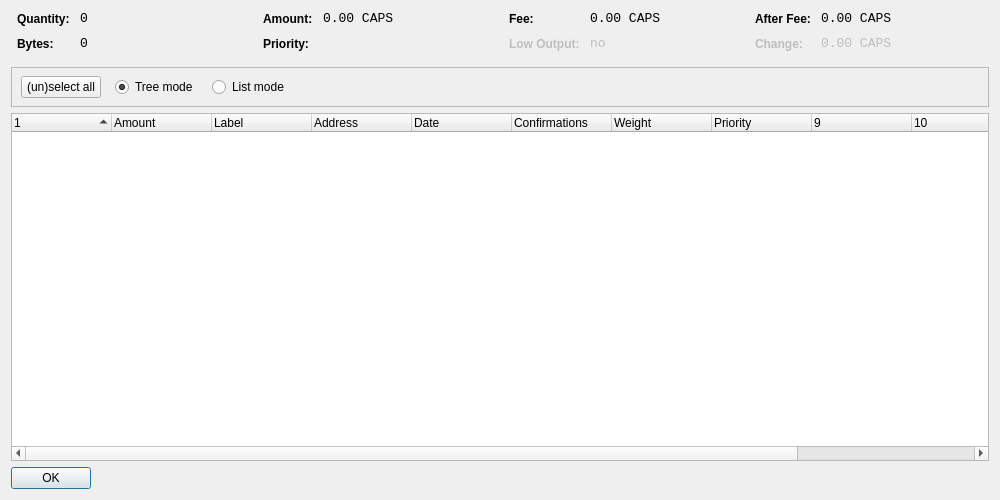
<?xml version="1.0" encoding="UTF-8"?>
<ui version="4.0">
 <class>CoinControlDialog</class>
 <widget class="QWidget" name="CoinControlDialog">
  <property name="geometry">
   <rect>
    <x>0</x>
    <y>0</y>
    <width>1000</width>
    <height>500</height>
   </rect>
  </property>
  <property name="windowTitle">
   <string>Coin Control</string>
  </property>
  <layout class="QVBoxLayout" name="verticalLayout">
   <item>
    <layout class="QHBoxLayout" name="horizontalLayoutTop" stretch="0,0,0,0">
     <property name="topMargin">
      <number>0</number>
     </property>
     <property name="bottomMargin">
      <number>10</number>
     </property>
     <item>
      <layout class="QFormLayout" name="formLayoutCoinControl1">
       <property name="horizontalSpacing">
        <number>10</number>
       </property>
       <property name="verticalSpacing">
        <number>10</number>
       </property>
       <property name="leftMargin">
        <number>6</number>
       </property>
       <property name="rightMargin">
        <number>6</number>
       </property>
       <item row="0" column="0">
        <widget class="QLabel" name="labelCoinControlQuantityText">
         <property name="styleSheet">
          <string notr="true">font-weight:bold;</string>
         </property>
         <property name="text">
          <string>Quantity:</string>
         </property>
        </widget>
       </item>
       <item row="0" column="1">
        <widget class="QLabel" name="labelCoinControlQuantity">
         <property name="font">
          <font>
           <family>Monospace</family>
           <pointsize>10</pointsize>
          </font>
         </property>
         <property name="cursor">
          <cursorShape>IBeamCursor</cursorShape>
         </property>
         <property name="contextMenuPolicy">
          <enum>Qt::ActionsContextMenu</enum>
         </property>
         <property name="text">
          <string notr="true">0</string>
         </property>
         <property name="textInteractionFlags">
          <set>Qt::LinksAccessibleByMouse|Qt::TextSelectableByKeyboard|Qt::TextSelectableByMouse</set>
         </property>
        </widget>
       </item>
       <item row="1" column="0">
        <widget class="QLabel" name="labelCoinControlBytesText">
         <property name="styleSheet">
          <string notr="true">font-weight:bold;</string>
         </property>
         <property name="text">
          <string>Bytes:</string>
         </property>
        </widget>
       </item>
       <item row="1" column="1">
        <widget class="QLabel" name="labelCoinControlBytes">
         <property name="font">
          <font>
           <family>Monospace</family>
           <pointsize>10</pointsize>
          </font>
         </property>
         <property name="cursor">
          <cursorShape>IBeamCursor</cursorShape>
         </property>
         <property name="contextMenuPolicy">
          <enum>Qt::ActionsContextMenu</enum>
         </property>
         <property name="text">
          <string notr="true">0</string>
         </property>
         <property name="textInteractionFlags">
          <set>Qt::LinksAccessibleByMouse|Qt::TextSelectableByKeyboard|Qt::TextSelectableByMouse</set>
         </property>
        </widget>
       </item>
      </layout>
     </item>
     <item>
      <layout class="QFormLayout" name="formLayoutCoinControl2">
       <property name="horizontalSpacing">
        <number>10</number>
       </property>
       <property name="verticalSpacing">
        <number>10</number>
       </property>
       <property name="leftMargin">
        <number>6</number>
       </property>
       <property name="rightMargin">
        <number>6</number>
       </property>
       <item row="0" column="0">
        <widget class="QLabel" name="labelCoinControlAmountText">
         <property name="styleSheet">
          <string notr="true">font-weight:bold;</string>
         </property>
         <property name="text">
          <string>Amount:</string>
         </property>
        </widget>
       </item>
       <item row="0" column="1">
        <widget class="QLabel" name="labelCoinControlAmount">
         <property name="font">
          <font>
           <family>Monospace</family>
           <pointsize>10</pointsize>
          </font>
         </property>
         <property name="cursor">
          <cursorShape>IBeamCursor</cursorShape>
         </property>
         <property name="contextMenuPolicy">
          <enum>Qt::ActionsContextMenu</enum>
         </property>
         <property name="text">
          <string notr="true">0.00 CAPS</string>
         </property>
         <property name="textInteractionFlags">
          <set>Qt::LinksAccessibleByMouse|Qt::TextSelectableByKeyboard|Qt::TextSelectableByMouse</set>
         </property>
        </widget>
       </item>
       <item row="1" column="0">
        <widget class="QLabel" name="labelCoinControlPriorityText">
         <property name="styleSheet">
          <string notr="true">font-weight:bold;</string>
         </property>
         <property name="text">
          <string>Priority:</string>
         </property>
        </widget>
       </item>
       <item row="1" column="1">
        <widget class="QLabel" name="labelCoinControlPriority">
         <property name="font">
          <font>
           <family>Monospace</family>
           <pointsize>10</pointsize>
          </font>
         </property>
         <property name="cursor">
          <cursorShape>IBeamCursor</cursorShape>
         </property>
         <property name="contextMenuPolicy">
          <enum>Qt::ActionsContextMenu</enum>
         </property>
         <property name="text">
          <string/>
         </property>
         <property name="textInteractionFlags">
          <set>Qt::LinksAccessibleByMouse|Qt::TextSelectableByKeyboard|Qt::TextSelectableByMouse</set>
         </property>
        </widget>
       </item>
      </layout>
     </item>
     <item>
      <layout class="QFormLayout" name="formLayoutCoinControl3">
       <property name="horizontalSpacing">
        <number>10</number>
       </property>
       <property name="verticalSpacing">
        <number>10</number>
       </property>
       <property name="leftMargin">
        <number>6</number>
       </property>
       <property name="rightMargin">
        <number>6</number>
       </property>
       <item row="0" column="0">
        <widget class="QLabel" name="labelCoinControlFeeText">
         <property name="styleSheet">
          <string notr="true">font-weight:bold;</string>
         </property>
         <property name="text">
          <string>Fee:</string>
         </property>
        </widget>
       </item>
       <item row="0" column="1">
        <widget class="QLabel" name="labelCoinControlFee">
         <property name="font">
          <font>
           <family>Monospace</family>
           <pointsize>10</pointsize>
          </font>
         </property>
         <property name="cursor">
          <cursorShape>IBeamCursor</cursorShape>
         </property>
         <property name="contextMenuPolicy">
          <enum>Qt::ActionsContextMenu</enum>
         </property>
         <property name="text">
          <string notr="true">0.00 CAPS</string>
         </property>
         <property name="textInteractionFlags">
          <set>Qt::LinksAccessibleByMouse|Qt::TextSelectableByKeyboard|Qt::TextSelectableByMouse</set>
         </property>
        </widget>
       </item>
       <item row="1" column="0">
        <widget class="QLabel" name="labelCoinControlLowOutputText">
         <property name="enabled">
          <bool>false</bool>
         </property>
         <property name="styleSheet">
          <string notr="true">font-weight:bold;</string>
         </property>
         <property name="text">
          <string>Low Output:</string>
         </property>
        </widget>
       </item>
       <item row="1" column="1">
        <widget class="QLabel" name="labelCoinControlLowOutput">
         <property name="enabled">
          <bool>false</bool>
         </property>
         <property name="font">
          <font>
           <family>Monospace</family>
           <pointsize>10</pointsize>
          </font>
         </property>
         <property name="cursor">
          <cursorShape>IBeamCursor</cursorShape>
         </property>
         <property name="contextMenuPolicy">
          <enum>Qt::ActionsContextMenu</enum>
         </property>
         <property name="text">
          <string>no</string>
         </property>
         <property name="textInteractionFlags">
          <set>Qt::LinksAccessibleByMouse|Qt::TextSelectableByKeyboard|Qt::TextSelectableByMouse</set>
         </property>
        </widget>
       </item>
      </layout>
     </item>
     <item>
      <layout class="QFormLayout" name="formLayoutCoinControl4">
       <property name="horizontalSpacing">
        <number>10</number>
       </property>
       <property name="verticalSpacing">
        <number>10</number>
       </property>
       <property name="leftMargin">
        <number>6</number>
       </property>
       <property name="rightMargin">
        <number>6</number>
       </property>
       <item row="0" column="0">
        <widget class="QLabel" name="labelCoinControlAfterFeeText">
         <property name="styleSheet">
          <string notr="true">font-weight:bold;</string>
         </property>
         <property name="text">
          <string>After Fee:</string>
         </property>
        </widget>
       </item>
       <item row="0" column="1">
        <widget class="QLabel" name="labelCoinControlAfterFee">
         <property name="font">
          <font>
           <family>Monospace</family>
           <pointsize>10</pointsize>
          </font>
         </property>
         <property name="cursor">
          <cursorShape>IBeamCursor</cursorShape>
         </property>
         <property name="contextMenuPolicy">
          <enum>Qt::ActionsContextMenu</enum>
         </property>
         <property name="text">
          <string notr="true">0.00 CAPS</string>
         </property>
         <property name="textInteractionFlags">
          <set>Qt::LinksAccessibleByMouse|Qt::TextSelectableByKeyboard|Qt::TextSelectableByMouse</set>
         </property>
        </widget>
       </item>
       <item row="1" column="0">
        <widget class="QLabel" name="labelCoinControlChangeText">
         <property name="enabled">
          <bool>false</bool>
         </property>
         <property name="styleSheet">
          <string notr="true">font-weight:bold;</string>
         </property>
         <property name="text">
          <string>Change:</string>
         </property>
        </widget>
       </item>
       <item row="1" column="1">
        <widget class="QLabel" name="labelCoinControlChange">
         <property name="enabled">
          <bool>false</bool>
         </property>
         <property name="font">
          <font>
           <family>Monospace</family>
           <pointsize>10</pointsize>
          </font>
         </property>
         <property name="cursor">
          <cursorShape>IBeamCursor</cursorShape>
         </property>
         <property name="contextMenuPolicy">
          <enum>Qt::ActionsContextMenu</enum>
         </property>
         <property name="text">
          <string notr="true">0.00 CAPS</string>
         </property>
         <property name="textInteractionFlags">
          <set>Qt::LinksAccessibleByMouse|Qt::TextSelectableByKeyboard|Qt::TextSelectableByMouse</set>
         </property>
        </widget>
       </item>
      </layout>
     </item>
    </layout>
   </item>
   <item>
    <widget class="QFrame" name="frame">
     <property name="minimumSize">
      <size>
       <width>0</width>
       <height>40</height>
      </size>
     </property>
     <property name="frameShape">
      <enum>QFrame::StyledPanel</enum>
     </property>
     <property name="frameShadow">
      <enum>QFrame::Sunken</enum>
     </property>
     <widget class="QWidget" name="horizontalLayoutWidget">
      <property name="geometry">
       <rect>
        <x>10</x>
        <y>0</y>
        <width>781</width>
        <height>41</height>
       </rect>
      </property>
      <layout class="QHBoxLayout" name="horizontalLayoutPanel" stretch="0,0,0,0">
       <property name="spacing">
        <number>14</number>
       </property>
       <item>
        <widget class="QPushButton" name="pushButtonSelectAll">
         <property name="sizePolicy">
          <sizepolicy hsizetype="Maximum" vsizetype="Fixed">
           <horstretch>0</horstretch>
           <verstretch>0</verstretch>
          </sizepolicy>
         </property>
         <property name="text">
          <string>(un)select all</string>
         </property>
        </widget>
       </item>
       <item>
        <widget class="QRadioButton" name="radioTreeMode">
         <property name="sizePolicy">
          <sizepolicy hsizetype="Maximum" vsizetype="Fixed">
           <horstretch>0</horstretch>
           <verstretch>0</verstretch>
          </sizepolicy>
         </property>
         <property name="text">
          <string>Tree mode</string>
         </property>
         <property name="checked">
          <bool>true</bool>
         </property>
        </widget>
       </item>
       <item>
        <widget class="QRadioButton" name="radioListMode">
         <property name="sizePolicy">
          <sizepolicy hsizetype="Maximum" vsizetype="Fixed">
           <horstretch>0</horstretch>
           <verstretch>0</verstretch>
          </sizepolicy>
         </property>
         <property name="text">
          <string>List mode</string>
         </property>
        </widget>
       </item>
       <item>
        <spacer name="horizontalSpacer">
         <property name="orientation">
          <enum>Qt::Horizontal</enum>
         </property>
         <property name="sizeHint" stdset="0">
          <size>
           <width>40</width>
           <height>20</height>
          </size>
         </property>
        </spacer>
       </item>
      </layout>
     </widget>
    </widget>
   </item>
   <item>
    <widget class="CoinControlTreeWidget" name="treeWidget">
     <property name="contextMenuPolicy">
      <enum>Qt::CustomContextMenu</enum>
     </property>
     <property name="sortingEnabled">
      <bool>false</bool>
     </property>
     <property name="columnCount">
      <number>12</number>
     </property>
     <attribute name="headerShowSortIndicator" stdset="0">
      <bool>true</bool>
     </attribute>
     <attribute name="headerStretchLastSection">
      <bool>false</bool>
     </attribute>
     <column>
      <property name="text">
       <string/>
      </property>
     </column>
     <column>
      <property name="text">
       <string>Amount</string>
      </property>
     </column>
     <column>
      <property name="text">
       <string>Label</string>
      </property>
     </column>
     <column>
      <property name="text">
       <string>Address</string>
      </property>
     </column>
     <column>
      <property name="text">
       <string>Date</string>
      </property>
     </column>
     <column>
      <property name="text">
       <string>Confirmations</string>
      </property>
      <property name="toolTip">
       <string>Confirmed</string>
      </property>
     </column>
     <column>
      <property name="text">
       <string>Weight</string>
      </property>
     </column>
     <column>
      <property name="text">
       <string>Priority</string>
      </property>
     </column>
     <column>
      <property name="text">
       <string/>
      </property>
     </column>
     <column>
      <property name="text">
       <string/>
      </property>
     </column>
     <column>
      <property name="text">
       <string/>
      </property>
     </column>
     <column>
      <property name="text">
       <string/>
      </property>
     </column>
    </widget>
   </item>
   <item>
    <widget class="QDialogButtonBox" name="buttonBox">
     <property name="sizePolicy">
      <sizepolicy hsizetype="Maximum" vsizetype="Fixed">
       <horstretch>0</horstretch>
       <verstretch>0</verstretch>
      </sizepolicy>
     </property>
     <property name="orientation">
      <enum>Qt::Horizontal</enum>
     </property>
     <property name="standardButtons">
      <set>QDialogButtonBox::Ok</set>
     </property>
    </widget>
   </item>
  </layout>
 </widget>
 <customwidgets>
  <customwidget>
   <class>CoinControlTreeWidget</class>
   <extends>QTreeWidget</extends>
   <header>coincontroltreewidget.h</header>
  </customwidget>
 </customwidgets>
 <resources/>
 <connections/>
</ui>
